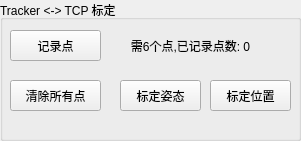
   <widget class="QGroupBox" name="groupBox_tracker2tcp_calib">
    <property name="geometry">
     <rect>
      <x>860</x>
      <y>490</y>
      <width>301</width>
      <height>141</height>
     </rect>
    </property>
    <property name="title">
     <string>Tracker &lt;-&gt; TCP 标定</string>
    </property>
    <widget class="QPushButton" name="pushButton_tracker2tcp_markpoint">
     <property name="geometry">
      <rect>
       <x>10</x>
       <y>30</y>
       <width>91</width>
       <height>31</height>
      </rect>
     </property>
     <property name="text">
      <string>记录点</string>
     </property>
    </widget>
    <widget class="QPushButton" name="pushButton_tracker2tcp_clear_point">
     <property name="geometry">
      <rect>
       <x>10</x>
       <y>80</y>
       <width>91</width>
       <height>31</height>
      </rect>
     </property>
     <property name="text">
      <string>清除所有点</string>
     </property>
    </widget>
    <widget class="QLabel" name="label_tracker2tcp_marked_num">
     <property name="geometry">
      <rect>
       <x>100</x>
       <y>30</y>
       <width>181</width>
       <height>31</height>
      </rect>
     </property>
     <property name="text">
      <string>需6个点,已记录点数: 0</string>
     </property>
     <property name="alignment">
      <set>Qt::AlignCenter</set>
     </property>
    </widget>
    <widget class="QPushButton" name="pushButton_tracker2tcp_calibrate_pos">
     <property name="geometry">
      <rect>
       <x>210</x>
       <y>80</y>
       <width>81</width>
       <height>31</height>
      </rect>
     </property>
     <property name="text">
      <string>标定位置</string>
     </property>
    </widget>
    <widget class="QPushButton" name="pushButton_tracker2tcp_calibrate_ori">
     <property name="geometry">
      <rect>
       <x>120</x>
       <y>80</y>
       <width>81</width>
       <height>31</height>
      </rect>
     </property>
     <property name="text">
      <string>标定姿态</string>
     </property>
    </widget>
   </widget>
